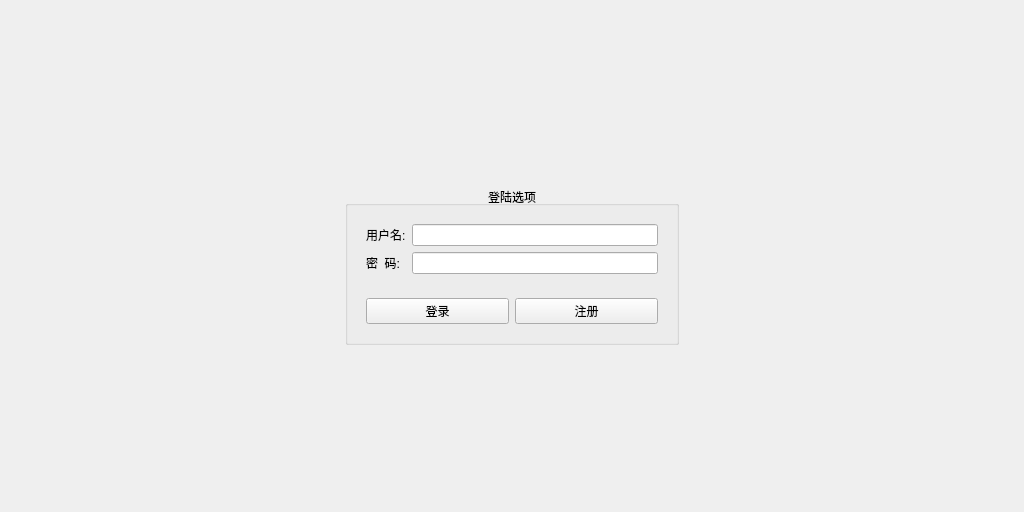
<?xml version="1.0" encoding="UTF-8"?>
<ui version="4.0">
 <class>logInWidget</class>
 <widget class="QWidget" name="logInWidget">
  <property name="geometry">
   <rect>
    <x>0</x>
    <y>0</y>
    <width>1024</width>
    <height>512</height>
   </rect>
  </property>
  <property name="sizePolicy">
   <sizepolicy hsizetype="Fixed" vsizetype="Fixed">
    <horstretch>0</horstretch>
    <verstretch>0</verstretch>
   </sizepolicy>
  </property>
  <property name="minimumSize">
   <size>
    <width>1024</width>
    <height>512</height>
   </size>
  </property>
  <property name="maximumSize">
   <size>
    <width>1024</width>
    <height>512</height>
   </size>
  </property>
  <property name="windowTitle">
   <string>Form</string>
  </property>
  <layout class="QGridLayout" name="gridLayout_2">
   <item row="2" column="1">
    <widget class="QGroupBox" name="groupBox">
     <property name="title">
      <string>登陆选项</string>
     </property>
     <property name="alignment">
      <set>Qt::AlignCenter</set>
     </property>
     <layout class="QVBoxLayout" name="verticalLayout">
      <item>
       <widget class="QWidget" name="widget" native="true">
        <layout class="QGridLayout" name="gridLayout">
         <item row="0" column="0">
          <widget class="QLabel" name="label">
           <property name="text">
            <string>用户名:</string>
           </property>
          </widget>
         </item>
         <item row="0" column="1">
          <widget class="QLineEdit" name="account"/>
         </item>
         <item row="1" column="0">
          <widget class="QLabel" name="label_2">
           <property name="text">
            <string>密  码:</string>
           </property>
          </widget>
         </item>
         <item row="1" column="1">
          <widget class="QLineEdit" name="password">
           <property name="inputMethodHints">
            <set>Qt::ImhHiddenText|Qt::ImhNoAutoUppercase|Qt::ImhNoPredictiveText|Qt::ImhSensitiveData</set>
           </property>
           <property name="echoMode">
            <enum>QLineEdit::Password</enum>
           </property>
          </widget>
         </item>
        </layout>
       </widget>
      </item>
      <item>
       <widget class="QWidget" name="widget_2" native="true">
        <layout class="QHBoxLayout" name="horizontalLayout">
         <item>
          <widget class="QPushButton" name="signInButton">
           <property name="text">
            <string>登录</string>
           </property>
          </widget>
         </item>
         <item>
          <widget class="QPushButton" name="signUpButton">
           <property name="text">
            <string>注册</string>
           </property>
          </widget>
         </item>
        </layout>
       </widget>
      </item>
     </layout>
    </widget>
   </item>
   <item row="1" column="1">
    <spacer name="verticalSpacer">
     <property name="orientation">
      <enum>Qt::Vertical</enum>
     </property>
     <property name="sizeType">
      <enum>QSizePolicy::Preferred</enum>
     </property>
     <property name="sizeHint" stdset="0">
      <size>
       <width>20</width>
       <height>175</height>
      </size>
     </property>
    </spacer>
   </item>
   <item row="2" column="0">
    <spacer name="horizontalSpacer">
     <property name="orientation">
      <enum>Qt::Horizontal</enum>
     </property>
     <property name="sizeHint" stdset="0">
      <size>
       <width>40</width>
       <height>20</height>
      </size>
     </property>
    </spacer>
   </item>
   <item row="3" column="1">
    <spacer name="verticalSpacer_2">
     <property name="orientation">
      <enum>Qt::Vertical</enum>
     </property>
     <property name="sizeType">
      <enum>QSizePolicy::Expanding</enum>
     </property>
     <property name="sizeHint" stdset="0">
      <size>
       <width>20</width>
       <height>50</height>
      </size>
     </property>
    </spacer>
   </item>
   <item row="2" column="2">
    <spacer name="horizontalSpacer_2">
     <property name="orientation">
      <enum>Qt::Horizontal</enum>
     </property>
     <property name="sizeHint" stdset="0">
      <size>
       <width>40</width>
       <height>20</height>
      </size>
     </property>
    </spacer>
   </item>
  </layout>
 </widget>
 <resources/>
 <connections/>
</ui>
